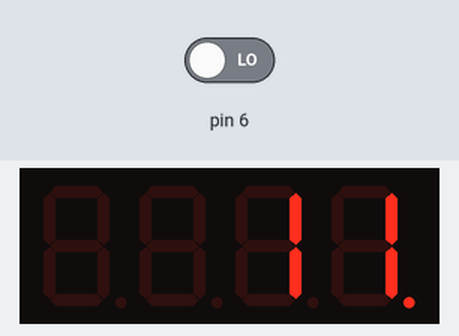
Simulated run of this sketch. Board: Arduino Uno, built with avr-gcc and run on an emulated ATmega328P. Shown: 4-digit seven-segment display. The inputs (shaded band) are chosen by the test bench; at power-on: pin 6 LOW.

Above: at 1.25 s.
1.3 s: pin 6 driven HIGH
At 1.7 s:
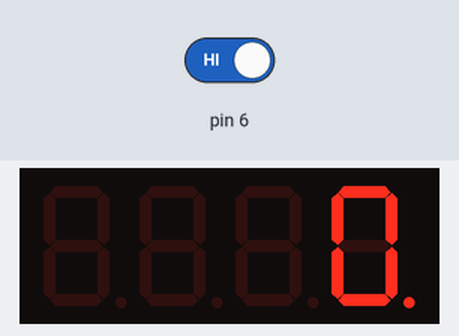
2.8 s: pin 6 driven LOW
At 2.95 s:
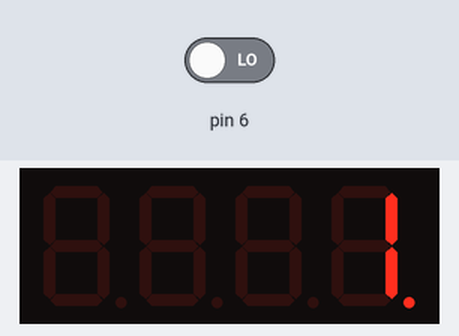

Measured:
- after the input at 2.8 s, the display: changes after 0.10 s (image 2)

The sketch:

lab4.ino
```cpp
#include "SevSeg.h"
SevSeg sevseg;
byte Hour = 0;
byte Min = 0;
void setup() {
byte numDigits = 4;
byte digitPins[] = {2, 3, 4, 5};
byte segmentPins[] = {8, 9, 10, 11, 12, 13, 14, 15};
//bool resistorsOnSegments = false; // 'false' means resistors are on digit pins
byte hardwareConfig = COMMON_CATHODE; // See README.md for options
//bool updateWithDelays = false; // Default. Recommended
//bool leadingZeros = false; // Use 'true' if you'd like to keep the leading zeros
pinMode(6,INPUT);
sevseg.begin(hardwareConfig, numDigits, digitPins, segmentPins /*resistorsOnSegments*//*, updateWithDelays/*,*//* leadingZeros*/);
sevseg.setBrightness(90);

}

void loop() {
static unsigned long timer = millis();

boolean Pin6= digitalRead (6); // Reset
if (Pin6 == HIGH)
Min = Hour = 0;

if (millis() - timer >= 100) {
timer += 100;
sevseg.setNumber(Hour * 100 + Min, 0);
Min = Min + 1;
if (Min ==60 )
{
Min = 0;
if (Hour == 23)
Hour=0;
else
Hour++;
}

}
sevseg.refreshDisplay(); // Must run repeatedly

}
```
